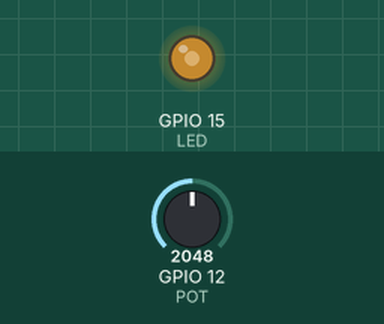
This sketch was run on a simulated ESP32. Shown: output pins drawn as LEDs (lit = HIGH). The inputs (shaded band) are chosen by the test bench; at power-on: GPIO 12 (POT) = 2048.

Above: at 1.2 s.
1.3 s: GPIO 12 (POT) set to 2866
At 2.5 s:
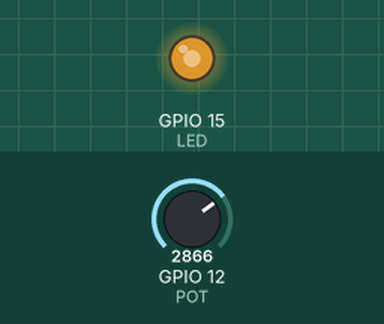
2.8 s: GPIO 12 (POT) set to 3603
At 3.7 s:
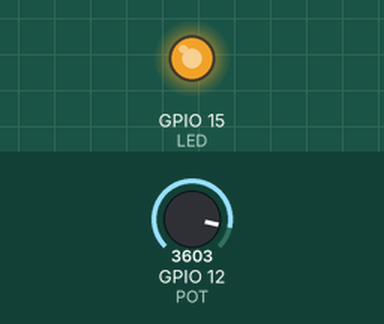
4.3 s: GPIO 12 (POT) set to 491
At 4.9 s:
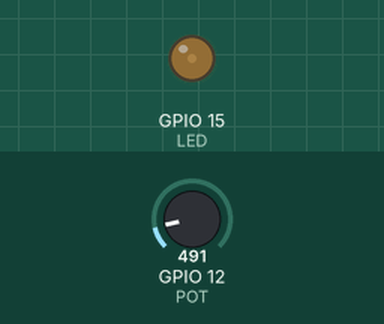
5.8 s: GPIO 12 (POT) set to 10
At 7.0 s:
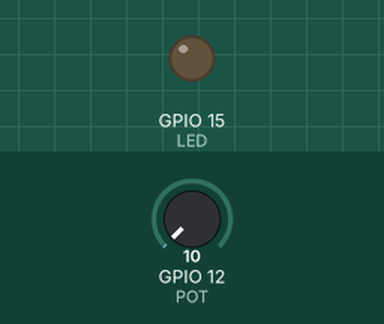
7.3 s: GPIO 12 (POT) set to 2047
At 8.4 s:
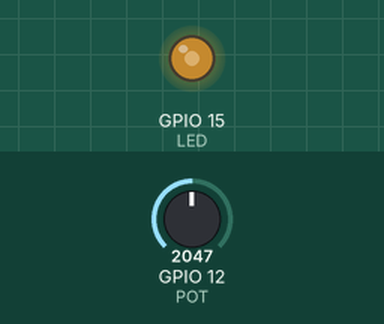
8.8 s: GPIO 12 (POT) set to 0
At 9.5 s:
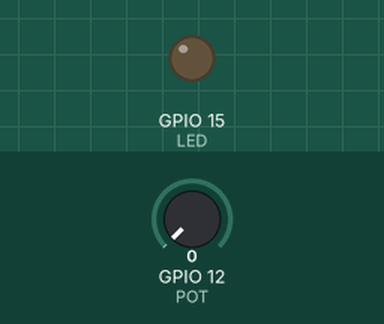
Timing chart, 0 to 11.3 s (numbered marks = the images above; inputs shaded):
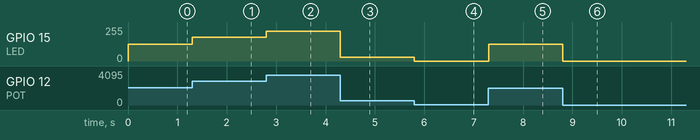

Measured:
- after the input at 1.3 s, GPIO 15 (LED): 127/255 → 177/255 at once
- after the input at 2.8 s, GPIO 15 (LED): 177/255 → 223/255 at once
- after the input at 4.3 s, GPIO 15 (LED): 223/255 → 30/255 at once
- after the input at 5.8 s, GPIO 15 (LED): 30/255 → 0/255 at once
- after the input at 7.3 s, GPIO 15 (LED): 0/255 → 127/255 at once
- after the input at 8.8 s, GPIO 15 (LED): 127/255 → 0/255 at once

The sketch:

led_potentiometer-1.ino
```cpp
#define LED 15  // declare the LED pin number, CHANGE THIS!
#define POT 12  // declare the potentiometer pin number, CHANGE THIS!
const int threshold = 50;
const int freq = 5000;
const int ledChannel = 0;
const int resolution = 8;

void setup() {
  // put your setup code here, to run once:
  pinMode(LED, OUTPUT);
  pinMode(POT, INPUT);

  // setup the LED PWM functionalities for ESP32
  ledcSetup(ledChannel, freq, resolution);
  ledcAttachPin(LED, ledChannel);
}

void loop() {
  // put your main code here, to run repeatedly:

  int val = analogRead(POT);
  int led_val = map(val, 0, 4095, 0, 255); //map potentiometer values to LED values
  ledcWrite(ledChannel, led_val);

}

/* useful functions */
//pinMode(LED, OUTPUT);  // configures the specified pin to behave either as an input or an output.
//pinMode(POT, INPUT);
//digitalWrite(LED, HIGH);  // write a HIGH or a LOW value to a digital pin.
//digitalWrite(LED, LOW);
//int val = analogRead(POT);  // reads the value from the specified analog pin. This means that it will map input voltages between 0 and the operating voltage(5V or 3.3V) into integer values between 0 and 4095.
```
